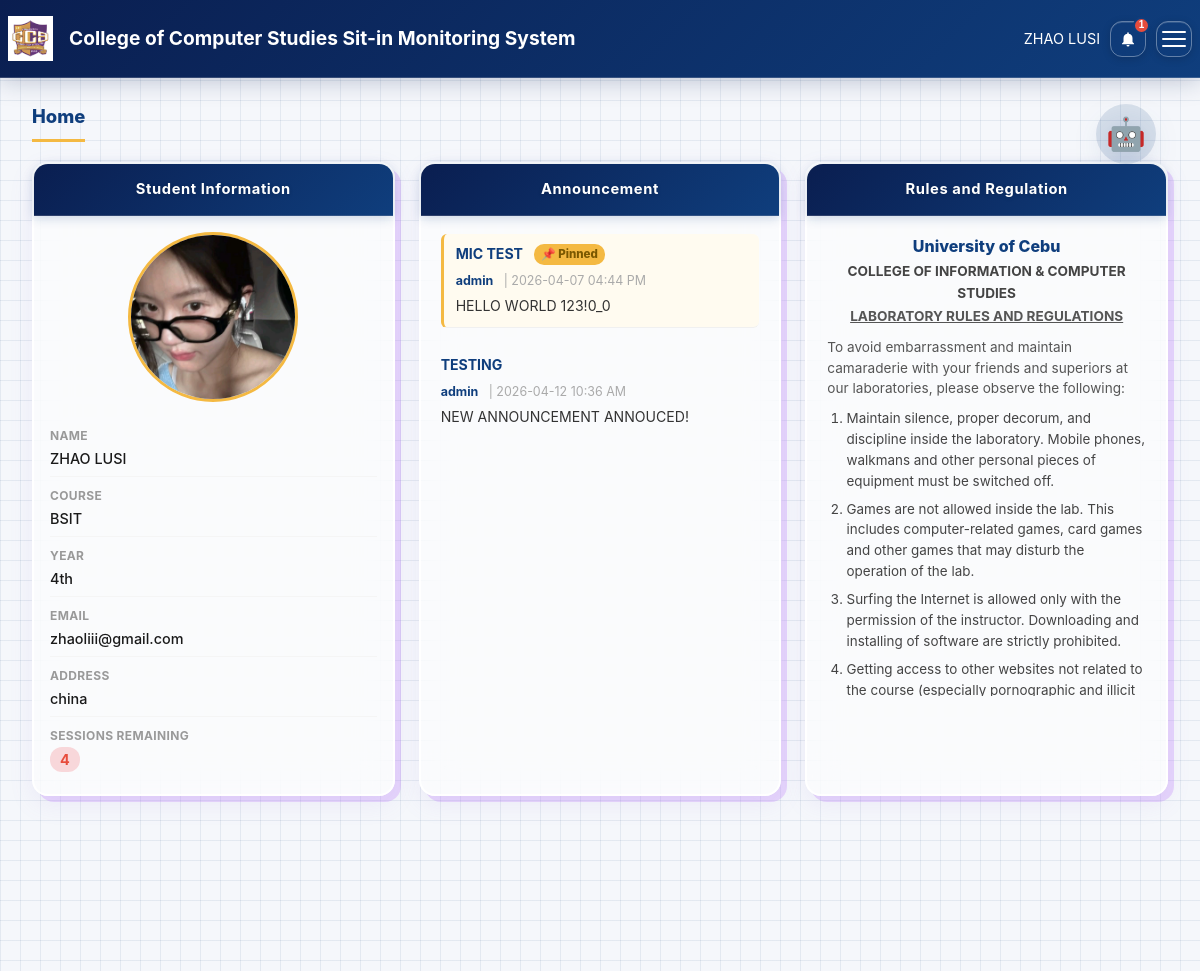
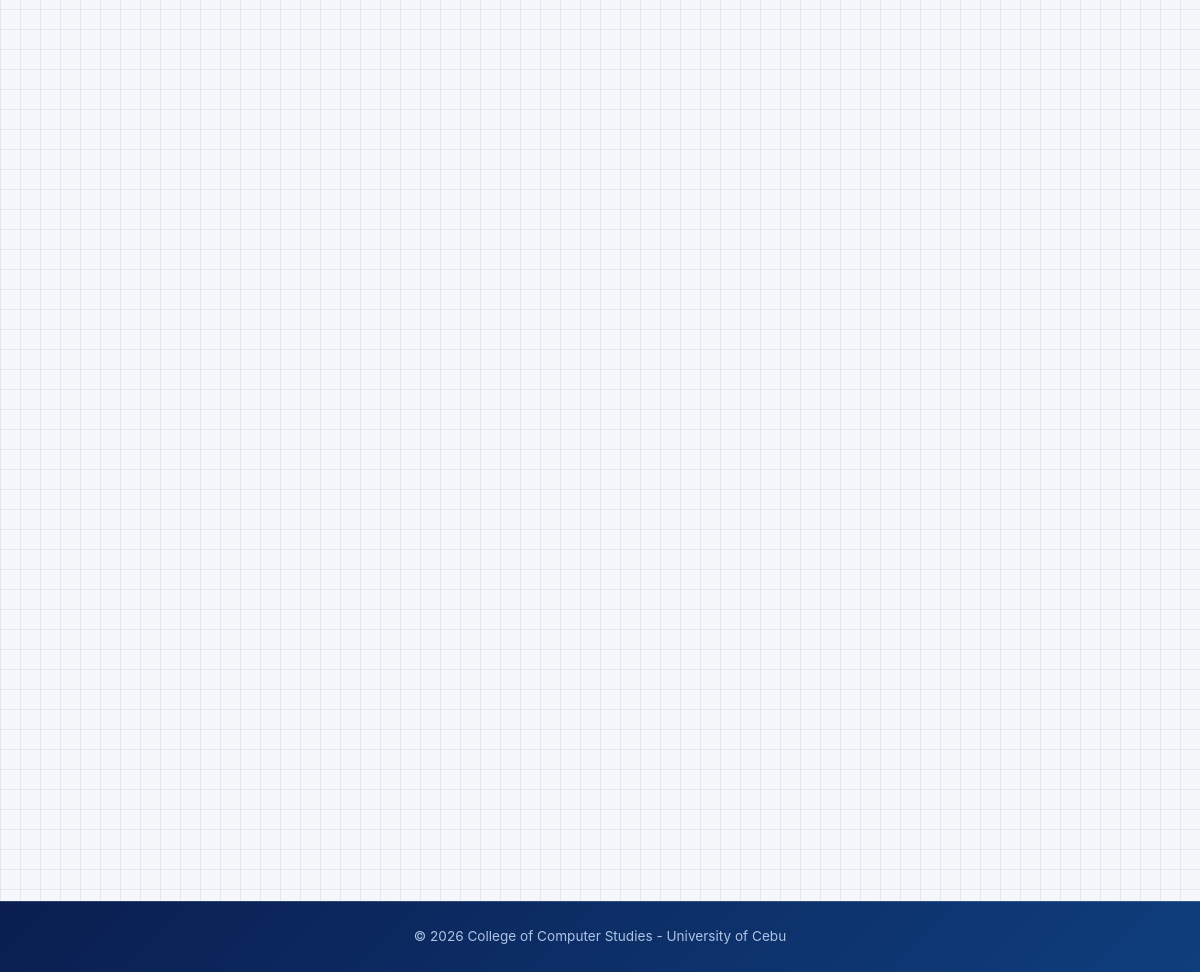
Screenshot of /dashboard (signed in) with the database file from the repository (2 pictures, top to bottom).
### tables this page shows
CREATE TABLE students (
            id          INTEGER PRIMARY KEY AUTOINCREMENT,
            idNumber    TEXT UNIQUE NOT NULL,
            firstName   TEXT NOT NULL,
            lastName    TEXT NOT NULL,
            middleName  TEXT,
            yearLevel TEXT,
            password    TEXT NOT NULL,
            email       TEXT NOT NULL,
            course      TEXT,
            address     TEXT,
            sitin_count INTEGER DEFAULT 30,
            created_at  DATETIME DEFAULT CURRENT_TIMESTAMP
        , number_of_sitins INTEGER DEFAULT 0, photo_url TEXT);

CREATE TABLE announcements (
            id          INTEGER PRIMARY KEY AUTOINCREMENT,
            title       TEXT NOT NULL,
            content     TEXT NOT NULL,
            posted_by   TEXT NOT NULL,
            created_at  DATETIME DEFAULT CURRENT_TIMESTAMP
        , is_pinned INTEGER DEFAULT 0);

### app.py (the view)
@app.route('/dashboard')
def dashboard():
    if not session.get('student_id'):
        return redirect('/login')
    student = get_student_by_id(session['student_id'])
    if not student:
        session.clear()
        return redirect('/login')
    sessions      = get_student_sessions(session['student_id'])
    announcements = get_all_announcements()
    submitted_ids = set()
    for s in sessions:
        if has_feedback(s['id']):
            submitted_ids.add(s['id'])
    reservations = get_student_reservations(session['student_id'])
    res_settings = get_reservation_settings()
    notifications = get_student_notifications(session['student_id'])
    read_notif_ids = get_read_notification_ids(session['student_id'])
    read_ann_ids = get_read_announcement_ids(session['student_id'])
    unread_notif_count = sum(1 for n in notifications if n['res_id'] not in read_notif_ids)
    unread_ann_count = sum(1 for a in announcements if a['id'] not in read_ann_ids)
    return render_template('student_dashboard.html',
        student=student,
        sessions=sessions,
        announcements=announcements,
        submitted_feedback_ids=submitted_ids,
        reservations=reservations,
        res_settings=res_settings,
        notifications=notifications,
        read_notif_ids=read_notif_ids,
        read_ann_ids=read_ann_ids,
        unread_notif_count=unread_notif_count,
        unread_ann_count=unread_ann_count,
    )

### app.py (called while the page is built)
def format_time(time_str):
    if not time_str:
        return '—'
    from datetime import datetime, timedelta
    for fmt in ('%Y-%m-%d %H:%M:%S', '%Y-%m-%d %H:%M'):
        try:
            t = datetime.strptime(time_str.strip(), fmt)
            if t.hour <= 15:
                t = t + timedelta(hours=8)
            return t.strftime('%I:%M %p')
        except:
            continue
    for fmt in ('%H:%M:%S', '%H:%M'):
        try:
            t = datetime.strptime(time_str.strip(), fmt)
            return t.strftime('%I:%M %p')
        except:
            continue
    return time_str

### dbhelper.py (called while the page is built)
def get_db():
    conn = sqlite3.connect(DATABASE, timeout=30, check_same_thread=False)
    conn.row_factory = sqlite3.Row
    conn.execute("PRAGMA journal_mode=WAL")
    return conn

def get_student_by_id(id_number):
    conn = get_db()
    student = conn.execute(
        "SELECT * FROM students WHERE idNumber = ?", (id_number,)
    ).fetchone()
    conn.close()
    return student

def get_student_sessions(id_number):
    conn = get_db()
    sessions = conn.execute("""
        SELECT id, idNumber, purpose, lab, pc_number,
               time_in, time_out, status, time_start, time_end
        FROM sitin_sessions
        WHERE idNumber = ?
        ORDER BY time_in DESC
    """, (id_number,)).fetchall()
    conn.close()
    return sessions

def get_all_announcements():
    conn = get_db()
    announcements = conn.execute(
        "SELECT * FROM announcements ORDER BY is_pinned DESC, created_at DESC"
    ).fetchall()
    conn.close()
    return announcements

def has_feedback(session_id):
    conn = get_db()
    row = conn.execute(
        "SELECT id FROM feedback WHERE session_id = ?", (session_id,)
    ).fetchone()
    conn.close()
    return row is not None

def get_student_reservations(id_number):
    conn = get_db()
    rows = conn.execute("""
        SELECT * FROM reservations WHERE idNumber = ?
        ORDER BY created_at DESC
    """, (id_number,)).fetchall()
    conn.close()
    return rows

def get_reservation_settings():
    conn = get_db()
    row = conn.execute("SELECT * FROM reservation_settings WHERE id=1").fetchone()
    conn.close()
    return row

### templates/student_dashboard.html (shortened to what this page needs)
<!DOCTYPE html>
<html lang="en">
<head>
    <link rel="stylesheet" href="{{ url_for('static', filename='style.css') }}">
</head>
<body>
    <nav class="navbar">
        <div class="nav-content">
            <a href="/dashboard" class="logo-section" style="text-decoration:none;">
                <img src="{{ url_for('static', filename='images/ucmainccslogo.jpg') }}" alt="CCS Logo" class="navbar-logo">
                <span class="site-title">College of Computer Studies Sit-in Monitoring System</span>
            </a>
            <div class="header-actions">
                <span class="student-name-label">
                    {{ student.firstName }}{% if student.middleName %} {{ student.middleName }}{% endif %} {{ student.lastName }}
                </span>
                <button class="notif-btn" id="notifBtn" onclick="toggleNotif()" aria-label="Notifications">
                    <svg viewBox="0 0 24 24"><path d="M12 22a2 2 0 0 0 2-2h-4a2 2 0 0 0 2 2zm6-6V11a6 6 0 0 0-5-5.91V4a1 1 0 0 0-2 0v1.09A6 6 0 0 0 6 11v5l-2 2v1h16v-1l-2-2z"/></svg>
                    <span class="notif-badge" id="notifBadge" {% if unread_notif_count + unread_ann_count == 0 %}style="display:none;"{% endif %}>{{ unread_notif_count + unread_ann_count }}</span>
                </button>
                <button class="hamburger-btn" id="hamburgerBtn" onclick="toggleHam()" aria-label="Open menu">
                    <span class="bar"></span><span class="bar"></span><span class="bar"></span>
                </button>
            </div>
        </div>
    </nav>
    <div class="admin-wrapper">
        <main class="admin-main">
            <div id="section-home" class="page-section active">
            <h2 class="admin-section-title">Home</h2>
            <div class="student-panel-grid">
                    <div class="student-info-panel">
                        <div class="panel-tab-header">Student Information</div>
                        <div class="panel-body">
                            <div class="student-avatar-wrap">
                                <img src="{{ student.photo_url if student.photo_url else url_for('static', filename='images/ucmainccslogo.jpg') }}"
                                     alt="Profile" class="student-avatar-img" id="dashAvatar">
                            </div>
                            <div class="student-info-list">
                                <div class="info-row">
                                    <span class="info-label">Name</span>
                                    <span class="info-value" id="dashNameDisplay">
                                        {{ student.firstName }}{% if student.middleName %} {{ student.middleName }}{% endif %} {{ student.lastName }}
                                    </span>
                                </div>
                                <div class="info-row"><span class="info-label">Course</span><span class="info-value" id="dashCourseDisplay">{{ student.course }}</span></div>
                                <div class="info-row">
                                    <span class="info-label">Year</span>
                                    <span class="info-value" id="dashYearDisplay">{{ student.yearLevel }}{% if student.yearLevel == '1' %}st{% elif student.yearLevel == '2' %}nd{% elif student.yearLevel == '3' %}rd{% else %}th{% endif %}</span>
                                </div>
                                <div class="info-row"><span class="info-label">Email</span><span class="info-value" id="dashEmailDisplay">{{ student.email }}</span></div>
                                <div class="info-row"><span class="info-label">Address</span><span class="info-value" id="dashAddressDisplay">{{ student.address }}</span></div>
                                <div class="info-row">
                                    <span class="info-label">Sessions Remaining</span>
                                    <span id="dashSessionCount" class="info-value session-count-val {% if student.sitin_count <= 5 %}session-low{% elif student.sitin_count <= 10 %}session-mid{% else %}session-ok{% endif %}">
                                        {{ student.sitin_count }}
                                    </span>
                                </div>
                            </div>
                        </div>
                    </div>
                    <div class="panel-card">
                        <div class="panel-card-header">Announcement</div>
                        <div class="panel-card-body">
                            {% for a in announcements %}
                            <div class="announcement-card {% if a.is_pinned %}is-pinned{% endif %}" id="home-ann-{{ a.id }}">
                                <div class="ann-title-row">
                                    <span class="ann-title-text">{{ a.title if a.title else '' }}</span>
                                    {% if a.is_pinned %}<span class="ann-pin-label">📌 Pinned</span>{% endif %}
                                </div>
                                <div class="ann-meta"><span class="ann-author">{{ a.posted_by }}</span><span class="ann-date">| {{ a.created_at.split(' ')[0] }} {{ a.created_at.split(' ')[1] | timeformat if a.created_at and ' ' in a.created_at else '' }}</span></div>
                                <p class="ann-body">{{ a.content }}</p>
                            </div>
                            {% else %}
                            <p class="no-data">No announcements at this time.</p>
                            {% endfor %}
                        </div>
                    </div>
                    <div class="panel-card">
                        <div class="robot-wrap" id="robotWrap">
                            <div class="robot-pulse-ring"></div>
                            <button class="robot-float-btn" onclick="toggleAiTipCard()">
                                <span style="font-size:3rem; line-height:1;">🤖</span>
                            </button>
                        </div>
                        <div class="panel-card-header">Rules and Regulation</div>
                        <div class="panel-card-body">
                            <h3 class="rules-header">University of Cebu</h3>
                            <h4 class="rules-subheader">COLLEGE OF INFORMATION &amp; COMPUTER STUDIES</h4>
                            <h4 class="rules-title">LABORATORY RULES AND REGULATIONS</h4>
                            <p class="rules-intro">To avoid embarrassment and maintain camaraderie with your friends and superiors at our laboratories, please observe the following:</p>
                            <ol class="rules-list">
                                <li>Maintain silence, proper decorum, and discipline inside the laboratory. Mobile phones, walkmans and other personal pieces of equipment must be switched off.</li>
                                <li>Games are not allowed inside the lab. This includes computer-related games, card games and other games that may disturb the operation of the lab.</li>
                                <li>Surfing the Internet is allowed only with the permission of the instructor. Downloading and installing of software are strictly prohibited.</li>
                                <li>Getting access to other websites not related to the course (especially pornographic and illicit sites) is strictly prohibited.</li>
                            </ol>
                        </div>
                    </div>
                </div>
            </div>
        </main>
    </div>
    <footer>
        <p>&copy; 2026 College of Computer Studies - University of Cebu</p>
    </footer>
</body>
</html>

### static/style.css (style rules this page uses)
* { margin: 0; padding: 0; box-sizing: border-box; }
body { font-family: -apple-system, BlinkMacSystemFont, 'SF Pro Display', 'SF Pro Text', 'Helvetica Neue', Arial, sans-serif; line-height: 1.6; color: #333; background-color: #2b2b2b; background-image: linear-gradient(rgba(255,255,255,0.03) 1px, transparent 1px), linear-gradient(90deg, rgba(255,255,255,0.03) 1px, transparent 1px); background-size: 20px 20px; padding-top: 70px; }
html, body { scroll-behavior: smooth; scroll-padding-top: 30px; }
.navbar { background: linear-gradient(135deg, #0a1e50, #0F3E7D) !important; padding: 1rem 0; position: fixed; top: 0; left: 0; width: 100%; z-index: 1000; border-bottom: 1px solid rgba(255, 255, 255, 0.1); box-shadow: 0 2px 20px rgba(0, 0, 0, 0.3); }
.nav-content { max-width: 1200px; margin: 0 auto; padding: 0 0.5rem; display: flex; justify-content: space-between; align-items: center; }
.logo-section { display: flex; align-items: center; gap: 1rem; }
.navbar-logo { height: 45px; width: auto; mix-blend-mode: lighten; transition: all 0.3s ease; filter: drop-shadow(0 0 0px transparent); }
.site-title { color: white; font-size: 1.2rem; font-weight: bold; }
.admin-wrapper { display: flex; min-height: calc(100vh - 70px); align-items: flex-start; }
.admin-main { flex: 1; padding: 2rem; background-color: #f5f5f5; overflow-x: hidden; }
.admin-section-title { color: #0F3E7D; font-size: 1.3rem; margin-bottom: 1rem; border-bottom: 3px solid #F4B942; padding-bottom: 0.5rem; display: inline-block; }
.student-panel-grid { display: grid; grid-template-columns: 280px 1fr; gap: 1.5rem; margin-bottom: 2rem; }
.student-info-panel, .student-tabs-panel { background: white; border-radius: 8px; box-shadow: 0 2px 8px rgba(0,0,0,0.08); overflow: hidden; }
.panel-tab-header { background: #0F3E7D; color: white; font-weight: bold; font-size: 0.92rem; padding: 0.65rem 1rem; text-align: center; }
.panel-body { padding: 1rem; }
.student-avatar-wrap { text-align: center; margin-bottom: 1rem; }
.student-avatar-img { width: 80px; height: 80px; border-radius: 50%; object-fit: cover; border: 3px solid #0F3E7D; }
.student-info-list { display: flex; flex-direction: column; gap: 0.5rem; }
.info-row { display: flex; align-items: flex-start; gap: 0.5rem; font-size: 0.88rem; padding-bottom: 0.4rem; border-bottom: 1px solid #f5f5f5; }
.info-row:last-child { border-bottom: none; }
.info-label { color: #555; font-weight: bold; flex-shrink: 0; min-width: 65px; }
.info-value { color: #333; word-break: break-word; }
.session-count-val { font-weight: bold; font-size: 1rem; padding: 1px 10px; border-radius: 12px; }
.session-low { background: #f8d7da; color: #c0392b; }
.announcement-card { padding: 0.8rem 0; border-bottom: 1px solid #f0f0f0; }
.announcement-card:last-child { border-bottom: none; }
.ann-meta { font-size: 0.8rem; color: #0F3E7D; font-weight: bold; margin-bottom: 0.3rem; }
.ann-author { margin-right: 4px; }
.ann-date { color: #888; font-weight: normal; }
.ann-body { font-size: 0.88rem; color: #444; line-height: 1.6; }
.rules-header { font-size: 1rem; color: #0F3E7D; text-align: center; font-weight: bold; margin-bottom: 2px; }
.rules-subheader { font-size: 0.85rem; color: #0F3E7D; text-align: center; margin-bottom: 8px; }
.rules-title { font-size: 0.88rem; color: #333; text-align: center; font-weight: bold; margin-bottom: 8px; text-decoration: underline; }
.rules-intro { color: #555; font-size: 0.83rem; margin-bottom: 10px; line-height: 1.6; }
.rules-list { padding-left: 1.2rem; color: #444; line-height: 1.7; font-size: 0.83rem; }
.rules-list li { margin-bottom: 0.5rem; }
footer { background: linear-gradient(135deg, #0a1e50, #0F3E7D) !important; color: #aec4e5; text-align: center; padding: 1.5rem 2rem; font-size: 0.85rem; }

### rows the page displays
students: firstName "ZHAO", lastName "LUSI", photo_url (picture), course "BSIT", yearLevel "4", email "zhaoliii@gmail.com", address "china", sitin_count "4"
announcements: title "MIC TEST", is_pinned "📌 Pinned", posted_by "admin", created_at "2026-04-07", created_at "04:44 PM", content "HELLO WORLD 123!0_0"
announcements: title "TESTING", posted_by "admin", created_at "2026-04-12", created_at "10:36 AM", content "NEW ANNOUNCEMENT ANNOUCED!"

### other values shown
{{ unread_notif_count + unread_ann_count }} "1"
